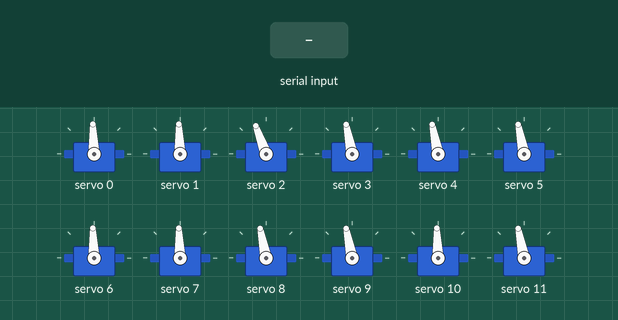
Bench run of a sketch on a simulated Arduino Uno, built with avr-gcc and run on an emulated ATmega328P. Parts: 12 × servo. Inputs (shaded band) come from the test bench.

Above: at 1.2 s.
1.3 s: "a" received over Serial
At 1.6 s:
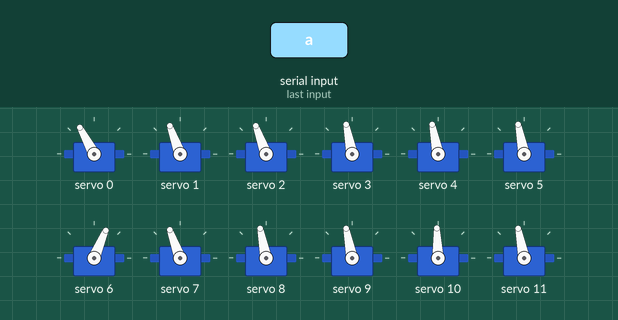
At 3.1 s:
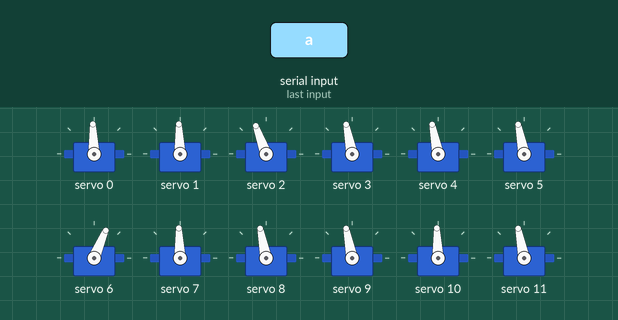
4.3 s: "b" received over Serial
At 5.1 s:
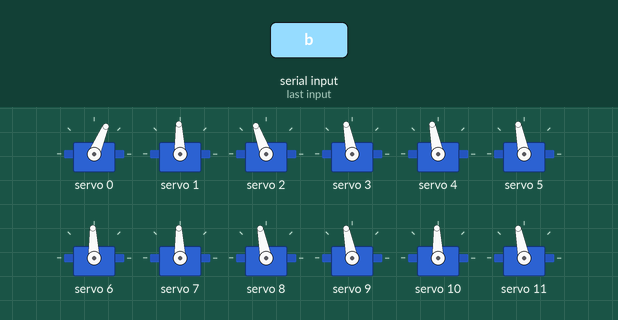
Timing chart, 0 to 7.3 s (numbered marks = the images above; inputs shaded):
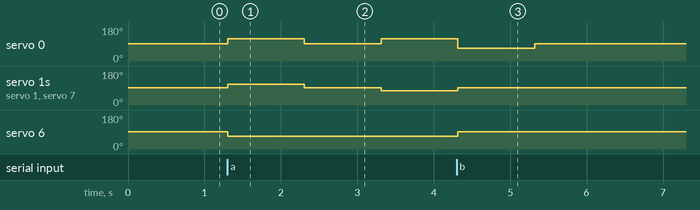

The sketch:

sketch_apr14a-MiniHumanoide.ino
```cpp
#include <Wire.h>
#include <Adafruit_PWMServoDriver.h>

Adafruit_PWMServoDriver servos = Adafruit_PWMServoDriver(0x40);

unsigned int pos0=172; // ancho de pulso en cuentas para pocicion 0°
unsigned int pos180=565; // ancho de pulso en cuentas para la pocicion 180°
char c;
int vel=1000;
void setup() {
  servos.begin();
  Serial.begin(9600);
  servos.setPWMFreq(60); //Frecuecia PWM de 60Hz o T=16,66ms
  //abrir y adelante +
    setServo(0,90); //rodilla 1 | 0 +
    setServo(1,90); //pierna sagital 1  | 180 +
    setServo(2,110); //pierna frontal 1 | 180 +
    setServo(3,100); //hombro frontal 1 | 180 +
    setServo(4,100); //hombro sagital 1 | 180 +
    setServo(5,100); //codo 1 | 180 +

    setServo(6,90); //rodilla 2 | 180 +
    setServo(7,90); //pierna sagital 2  | 0 +
    setServo(8,100);//pierna frontal 2 | 0 +
    setServo(9,100); //hombro frontal 2 | 0 +
    setServo(10,90); //hombro sagital 2 | 0 +
    setServo(11,100); //codo 2 | 0 +
}

void setServo(uint8_t n_servo, int angulo) {
  int duty;
  duty=map(angulo,0,180,pos0, pos180);
  servos.setPWM(n_servo, 0, duty);
}

void loop() {
  if(Serial.available())
  {
    //c = Serial.parseInt();
    c= Serial.read();
    //Serial.println(c);

//    if(c!=0){
//      setServo(4,c);
//    }
  }
  if(c=='a'){
    avanzar();
  }
  if(c=='b'){
    detener();
  }
}
void avanzar(){
//step 1
    setServo(0,120); //rodilla 1 | 0 + flexionado
    setServo(1,110); //pierna sagital 1  | 180 +

    setServo(6,60); //rodilla 2 | 180 + flexionado
    setServo(7,110); //pierna sagital 2  | 0 +
delay(vel);
//step 2
    setServo(0,90); //rodilla 1 | 0 + recta
    setServo(1,90); //pierna sagital 1  | 180 +

    setServo(6,60); //rodilla 2 | 180 + flexionado
    setServo(7,90); //pierna sagital 2  | 0 +
delay(vel);
//step 3
    setServo(0,120); //rodilla 1 | 0 + flexionado
    setServo(1,70); //pierna sagital 1  | 180 +

    setServo(6,60); //rodilla 2 | 180 + flexionado
    setServo(7,70); //pierna sagital 2  | 0 +
delay(vel);
//step 4
    setServo(0,60); //rodilla 1 | 0 + flexionado
    setServo(1,90); //pierna sagital 1  | 180 +

    setServo(6,90); //rodilla 2 | 180 + recto
    setServo(7,90); //pierna sagital 2  | 0 +
delay(vel);
}
void detener(){
    setServo(0,90); //rodilla 1 | 0 +
    setServo(1,90); //pierna sagital 1  | 180 +
    setServo(2,110); //pierna frontal 1 | 180 +
    setServo(3,100); //hombro frontal 1 | 180 +
    setServo(4,100); //hombro sagital 1 | 180 +
    setServo(5,100); //codo 1 | 180 +

    setServo(6,90); //rodilla 2 | 180 +
    setServo(7,90); //pierna sagital 2  | 0 +
    setServo(8,100);//pierna frontal 2 | 0 +
    setServo(9,100); //hombro frontal 2 | 0 +
    setServo(10,90); //hombro sagital 2 | 0 +
    setServo(11,100); //codo 2 | 0 +
}
```

Measured:
- after the input at 1.3 s, servo 0: 92° → 118° at once, → 92° 1.0 s later, → 118° 1.0 s later; servo 1, servo 7: 92° → 110° at once, → 92° 1.0 s later, → 75° 1.0 s later; servo 6: 92° → 67° at once
- after the input at 4.3 s, servo 1, servo 6, servo 7: goes on until 4.3 s, then stays 92°
